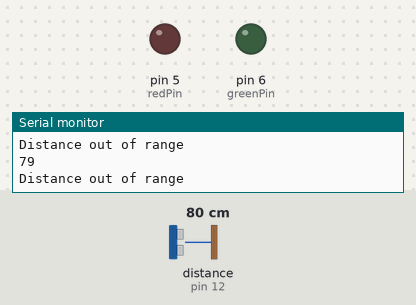
Bench run of a sketch on a simulated Arduino Uno, built with avr-gcc and run on an emulated ATmega328P. Shown: output pins drawn as LEDs (lit = HIGH), the last lines printed to the serial monitor. Wiring (inferred from the names in the program): ultrasonic range finder: trigger pin 13; echo pin 12. The inputs (shaded band) are chosen by the test bench; at power-on: distance to the obstacle (sensor on pin 12) 80 cm. The echo pulse lasts 58.3 µs per cm; pins used as bus, display or sensor lines are not drawn.

Above: at 1.3 s.
1.4 s: distance to the obstacle (sensor on pin 12) set to 23 cm
2.9 s: distance to the obstacle (sensor on pin 12) set to 18 cm
At 3.4 s:
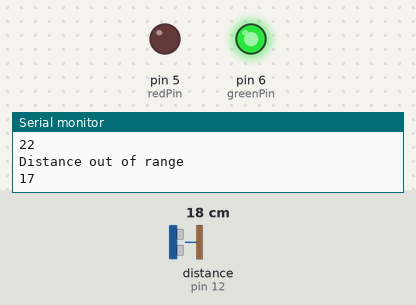
4.5 s: distance to the obstacle (sensor on pin 12) set to 8 cm
6.0 s: distance to the obstacle (sensor on pin 12) set to 5 cm
At 7.1 s:
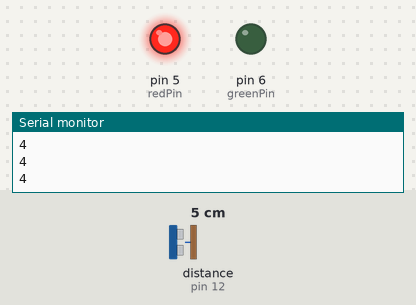
7.5 s: distance to the obstacle (sensor on pin 12) set to 9 cm
At 8.4 s:
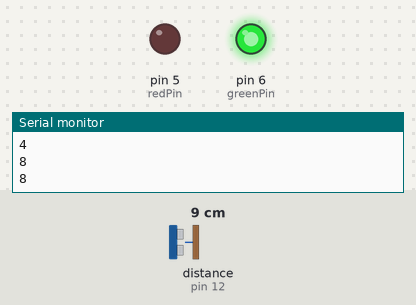
9.0 s: distance to the obstacle (sensor on pin 12) set to 2 cm
At 9.6 s:
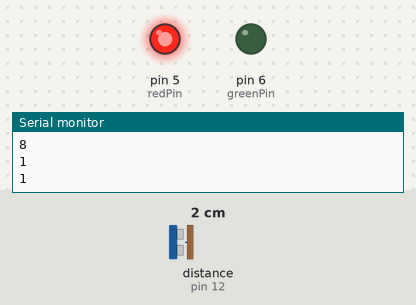
Timing chart, 0 to 11.5 s (numbered marks = the images above; inputs shaded):
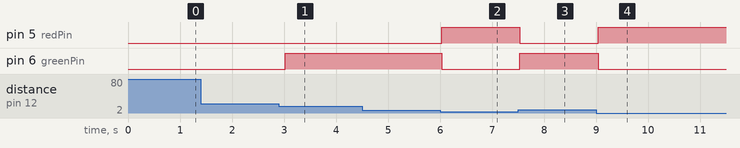

Measured:
- the behaviour switches between 21 and 20 cm on distance to the obstacle (sensor on pin 12) (found by bisection; images 0 and 1)
- the behaviour switches between 7 and 6 cm on distance to the obstacle (sensor on pin 12) (found by bisection; images 1 and 2)
- after the input at 2.9 s, pin 6 (greenPin): LOW → HIGH after 0.13 s
- after the input at 6.0 s, pin 5 (redPin): LOW → HIGH at once; pin 6 (greenPin): HIGH → LOW at once
- after the input at 7.5 s, pin 5 (redPin): HIGH → LOW at once; pin 6 (greenPin): LOW → HIGH at once
- after the input at 9.0 s, pin 5 (redPin): LOW → HIGH at once; pin 6 (greenPin): HIGH → LOW at once

The sketch:

Lab4_a.ino
```cpp
/* Finish the following code to set an RGB LED to ‘RED’ color when the distance (in cm) is in the range [0,6) and to ‘GREEN’ when the distance ranges between [6, 20). Print the distance on the serial monitor in 500ms intervals. Also print ‘Out of Range’ when the distance calculated doesn’t fall within either of the specified ranges.

Take a picture of your circuit after you have completed it to submit with the postlab!

Connect channel 2 of the oscilloscope to the ‘Trig’ pin, PIN 13, and channel 1 to ‘Echo’, PIN 12. Observe how the pulse width of the ‘Echo’ changes with distance as demonstrated in Fig 4 & Fig 5.*/

#define trigPin 13
#define echoPin 12
#define redPin 5
#define greenPin 6
void setup() {
  Serial.begin (9600);
  pinMode(trigPin, OUTPUT);
  pinMode(echoPin, INPUT);
  pinMode(redPin, OUTPUT);
  pinMode(greenPin, OUTPUT);
}
void loop() {
  long duration, distance;
  digitalWrite(trigPin, LOW);  // start trig at 0
  delayMicroseconds(2);
  digitalWrite(trigPin, HIGH); //The rising edge of trig pulse
  delayMicroseconds(10); // decides duration of trig pulse
  digitalWrite(trigPin, LOW); //falling edge of the trig pulse
  // NOTE: echo pin reads HIGH till it receives the reflected signal
  duration = pulseIn(echoPin, HIGH);  // Reading the duration for which echoPin was HIGH gives        //you the time the sensor receives a reflected signal at the echo pin
  distance = (duration / 2) / 29.1;   //Calculate the distance of the reflecting surface in cm
  Serial.println(distance);
  if(distance >= 0 && distance < 6){
    digitalWrite(redPin, HIGH);
    digitalWrite(greenPin, LOW);
  }
  else if(distance >= 6 && distance < 20){
    digitalWrite(redPin, LOW);
    digitalWrite(greenPin, HIGH);
  }
  else{
    digitalWrite(redPin, LOW);
    digitalWrite(greenPin, LOW);
    Serial.println("Distance out of range");
  }
  delay(500);
 //TODO
}
```
